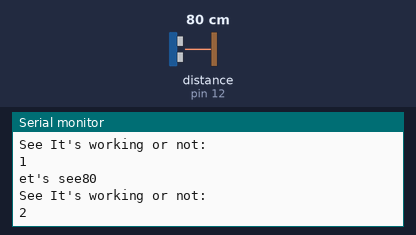
A sketch run on a simulated Arduino Uno, built with avr-gcc and run on an emulated ATmega328P. On the bench: the last lines printed to the serial monitor. The test bench sets the inputs (shaded band); at power-on: distance to the obstacle (sensor on pin 12) 80 cm. The echo pulse lasts 58.3 µs per cm.

Above: at 1.8 s.
1.9 s: distance to the obstacle (sensor on pin 12) set to 9 cm
At 3.0 s:
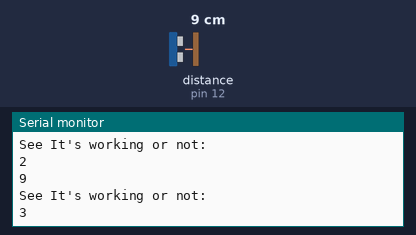
3.4 s: distance to the obstacle (sensor on pin 12) set to 18 cm
At 3.4 s:
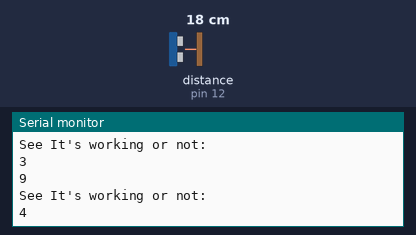
Timing chart, 0 to 6.4 s (numbered marks = the images above; inputs shaded):
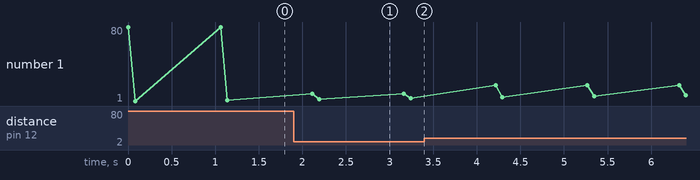

Measured:
- after the input at 1.9 s, the serial monitor: prints a new line after 0.21 s (image 1)

The sketch:

ackathan.ino
```cpp
 int t=1;
 const int t1 = 13;
const int s = 12;
 long sd,td;


  void setup()
{
Serial.begin(9600);
pinMode(s,INPUT);
pinMode(t1,OUTPUT);
}

void loop()
{
  digitalWrite(t1, LOW);
  delayMicroseconds(2);

  digitalWrite(t1, HIGH);
  delayMicroseconds(10);


  digitalWrite(t1, LOW);

  sd=pulseIn(s, HIGH);

  td=sd/58.2;
  Serial.println(td);
  delay(50);

Serial.println("See It's working or not: ");
 Serial.println(t);
 t++;
 if(t==2)
 {
  Serial.print("et's see");
  }
 delay(1000);
}
```
